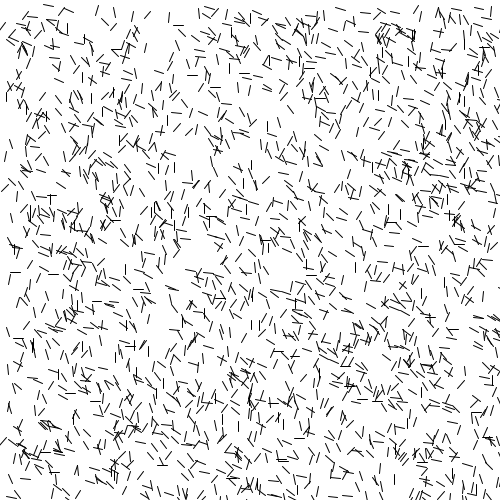
Frame 1 (no input)
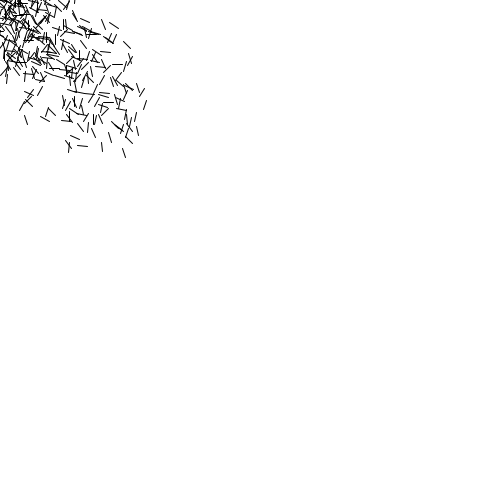
Frame 60 (the mouse pressed at the canvas centre just before this capture)
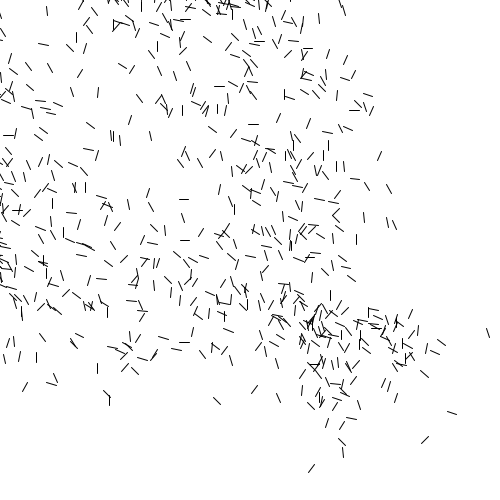
Frame 120 (the mouse held since frame 60 and released just before this capture)

The Processing sketch that drew these frames (run headless with seeded random() and noise(); from frame 60 on, the mouse is pressed at the canvas centre):

// Processing sketch: processing_134062
// ── processing_134062.pde


float gravX;
float gravY;


Bug[] myBugs;

void setup() {
  size( 500, 500 );
  myBugs = new Bug[2000];

  int counter = 0;

  for (int i = 0; i<myBugs.length; i++) {    
    myBugs[i] = new Bug(random(width), random(height));
  }
}

void draw() {
  background(255);

  for (int i = 0; i<myBugs.length ; i++) {
    myBugs[i].update();
    myBugs[i].display();
  }

  gravX = mouseX-width/2;
  gravY = mouseY-height/2;

  gravX = map(gravX, -250, 250, -0.5, 0.5);
  gravY = map(gravY, -250, 250, -0.5, 0.5);
}

void mouseClicked() {
  resetPositions();
}

void resetPositions() {

  int counter = 0;
  for (int i = 0; i<myBugs.length ; i++) {

    myBugs[i].setPosition(random(width), random(height));
  }
}



class Bug {
  PVector position;
  PVector velocity;
  PVector acceleration;
  float   myRotation;

  Bug(float theX, float theY) {
    position = new PVector( random(width), random(height) );
    velocity = new PVector( 0, 0);
    acceleration = new PVector( 5, 5 );
    myRotation = radians(random(-45, 90));
  }

  void update() {
    addGravity();
    addShake();
    followMouse();

    velocity.add(acceleration);   // influence velocity
    velocity.limit(10);            // influence speed
    position.add(velocity);       // influence position 
    //acceleration.set(0, 0);       // reset acceleration

    stayWithinBounds();
  }

  void addGravity() {
    PVector force = new PVector( gravX, gravY );
    acceleration.add(force);
  }

  void setPosition(float theX, float theY) {
    position.x = theX;
    position.y = theY;
  }

  void addShake() {
    PVector force = new PVector( random(-1, 1), random(-1, 1));
    force.limit(100);
    acceleration.add(force);
  }

  void followMouse() {
    PVector mouse = new PVector( mouseX, mouseY );
    // calculate a vector pointing from the bug position
    // the mouse position
    PVector force = PVector.sub( mouse, position );
    force.limit(1.5);
    acceleration.add(force);
  }

  void stayWithinBounds() {
    if ( position.x > width + 10 ) {
      position.x = width + 10;
    }
    if ( position.x < -10 ) {
      position.x = -10;
    }
    if ( position.y > height + 10 ) {
      position.y = height + 10;
    }
    if ( position.y < -10 ) {
      position.y = -10;
    }
  }   

  void display() {
    stroke(0.2);
    pushMatrix();
    translate(position.x, position.y);
    rotate(myRotation);
    line( 0, 0, 7, 7 );
    popMatrix();
  }
}
